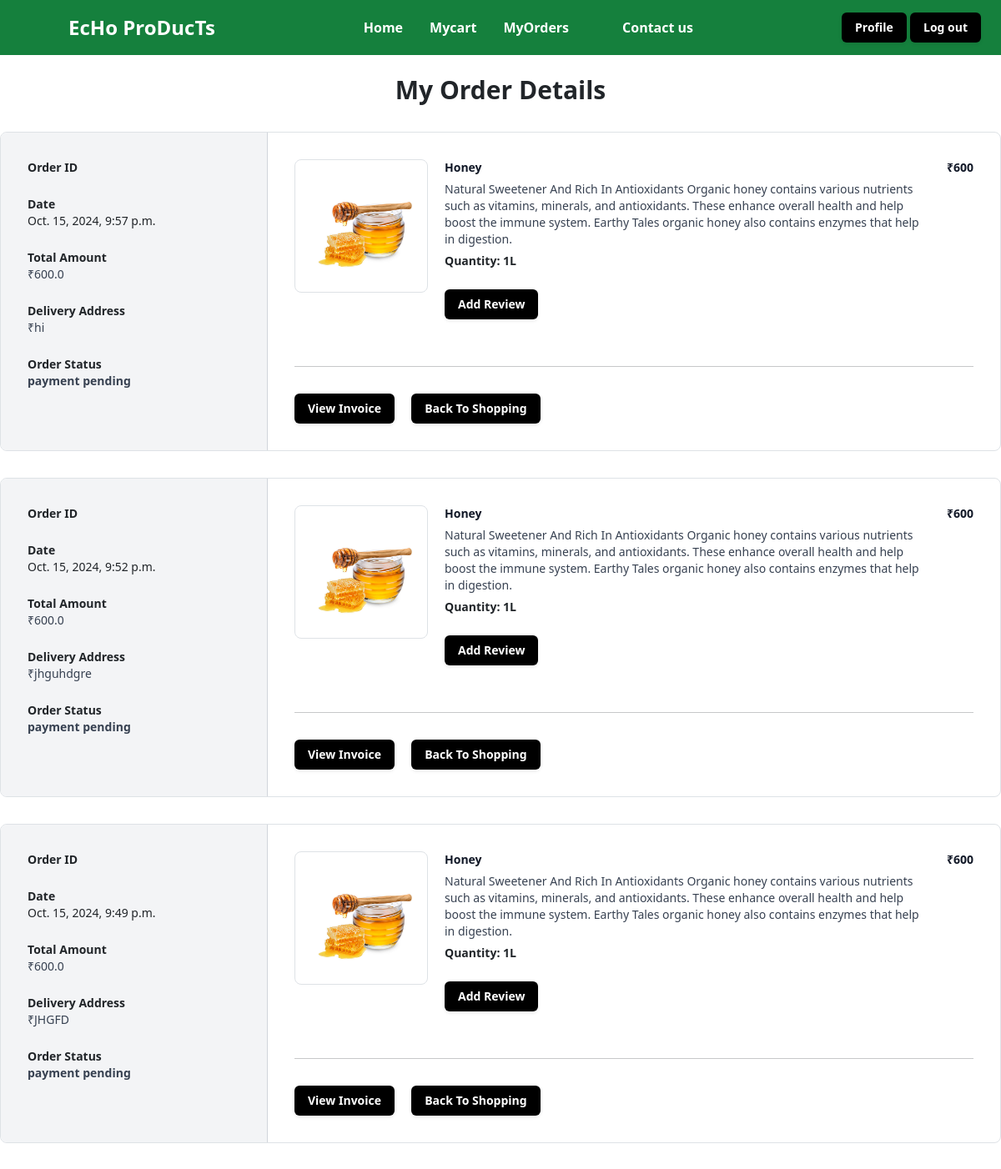
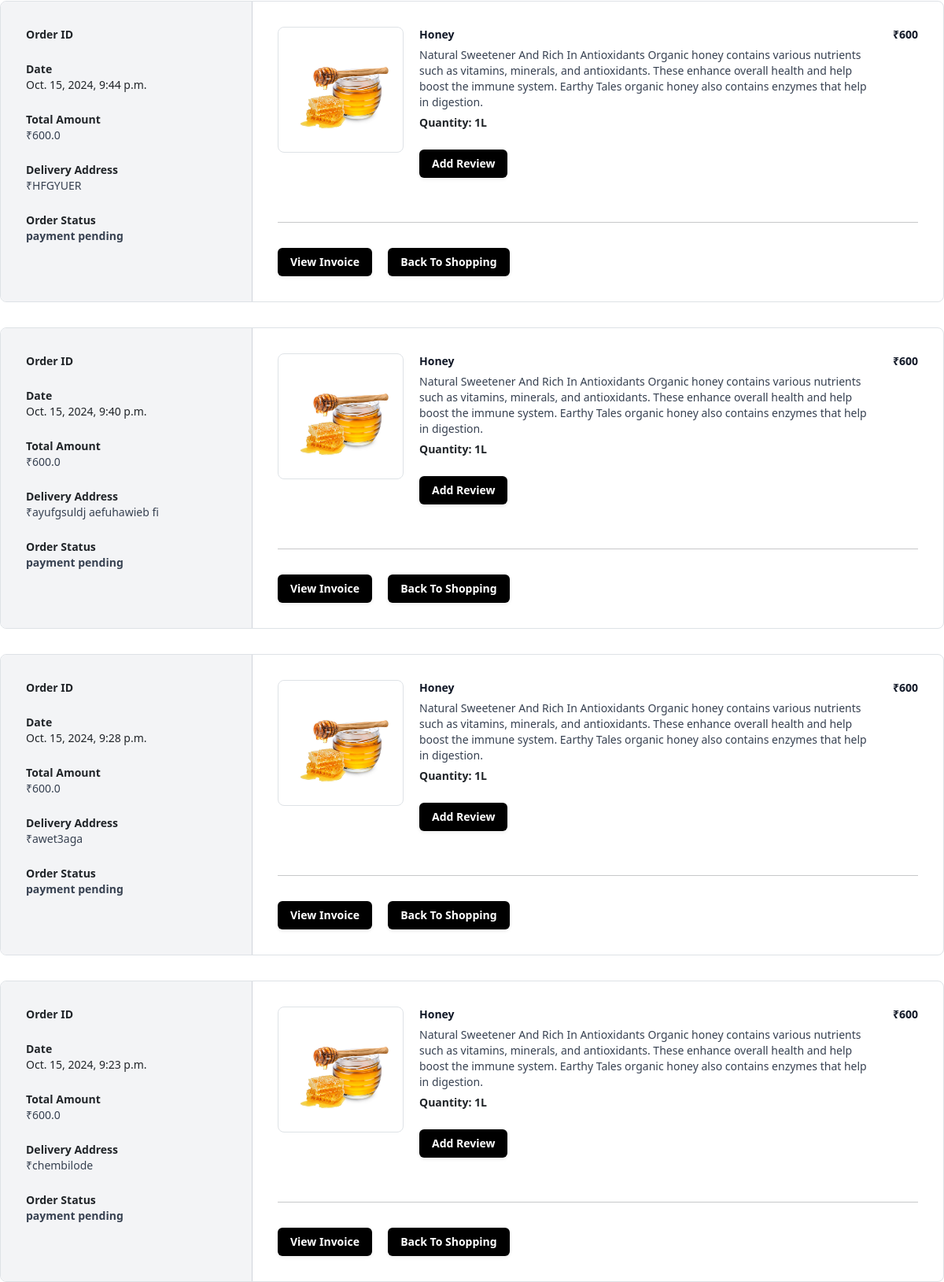
The app's page /order/summary (signed in) with its own data (2 pictures, top to bottom).
### mystore/models.py (models this page shows, shortened)
class OrderSummary(models.Model):
    user_object=models.ForeignKey(User,on_delete=models.CASCADE,related_name='orders')
    productvarient_object=models.ManyToManyField(ProductVarient)
    name=models.CharField(max_length=200)
    phone=models.CharField(max_length=50)
    email=models.EmailField(max_length=50)
    pin=models.CharField(max_length=50)
    delivery_address=models.TextField()
    order_id=models.CharField(max_length=200)
    payment_option=(
        ("online_payment","online_payment"),
        ("cash_on_delivery","cash_on_delivery")
    )
    payment_methode=models.CharField(max_length=200,choices=payment_option,default="online_payment")
    is_paid=models.BooleanField(default=False)
    total=models.FloatField(null=True)
    created_date=models.DateTimeField(auto_now_add=True)
    updated_date=models.DateTimeField(auto_now=True)
    is_active=models.BooleanField(default=True)

class ProductVarient(models.Model):
    product_object=models.ForeignKey(Product,on_delete=models.CASCADE,related_name="productvarients")
    product_quantity=models.CharField(max_length=200)
    price=models.PositiveIntegerField()
    created_date=models.DateTimeField(auto_now_add=True)
    updated_date=models.DateTimeField(auto_now=True)
    is_active=models.BooleanField(default=True)

class Product(models.Model):
    product_name=models.CharField(max_length=200)
    description=models.TextField(max_length=300)
    brand_object=models.ForeignKey(Brand,on_delete=models.CASCADE)
    owner=models.ForeignKey(User,on_delete=models.CASCADE,related_name="products")
    product_pic=models.ImageField(upload_to="products",null=True)
    created_date=models.DateTimeField(auto_now_add=True)
    updated_date=models.DateTimeField(auto_now=True)
    is_active=models.BooleanField(default=True)

### mystore/views.py (the view)
# urls.py: path('order/summary',views.MyPurchaseView.as_view(),name="order-summary"),
@method_decorator(signin_requierd,name="dispatch")
class MyPurchaseView(View):
    model=OrderSummary
    context_object_name="orders"
    def get(self,request,*args,**kwargs):
        qs=OrderSummary.objects.filter(user_object=request.user).order_by("-created_date") #here take the products from ordersummary when is_order paid is true
        return render(request,"store/order_summary.html",{"orders":qs})

### mystore/templates/store/order_summary.html (shortened to what this page needs)
{%extends 'store/base.html'%}
{%block main_block%}
{%if orders%}
<center>
  <h2 class="text-3xl font-bold">My Order Details</h2>
</center>
{%for o in orders%}
<div class="mt-8 flex flex-col overflow-hidden rounded-lg border border-gray-300 md:flex-row">
  <div class="w-full border-r border-gray-300 bg-gray-100 md:max-w-xs">
    <div class="p-8">
      <div class="grid grid-cols-2 sm:grid-cols-4 md:grid-cols-1">
        <div class="mb-4">
          <div class="text-sm font-semibold">Order ID</div>
        </div>
        <div class="mb-4">
          <div class="text-sm font-semibold">Date</div>
          <div class="text-sm font-medium text-gray-1000">{{o.created_date}}</div>
        </div>
        <div class="mb-4">
          <div class="text-sm font-semibold">Total Amount</div>
          <div class="text-sm font-medium text-gray-700">₹{{o.total}}</div>
        </div>
        <div class="mb-4">
          <div class="text-sm font-semibold">Delivery Address</div>
          <div class="text-sm font-medium text-gray-700">₹{{o.delivery_address}}</div>
        </div>
        <div class="mb-4">
          <div class="text-sm font-semibold">Order Status</div>
          <div class="text-sm font-medium text-gray-700">
            {%if o.is_paid%}
            <b> paymet complete </b>
            {%else%}
            <b> payment pending </b>
            {%endif%}
          </div>
        </div>
      </div>
    </div>
  </div>
  <div class="flex-1">
    <div class="p-8">
      <ul class="-my-7 divide-y divide-gray-200">
        {%for pv in o.productvarient_object.all%}
        <li class="flex flex-col justify-between space-x-5 py-7 md:flex-row">
          <div class="flex flex-1 items-stretch">
            <div class="flex-shrink-0">
              <img class="h-40 w-40 rounded-lg border border-gray-200 object-contain"
                src="{{pv.product_object.product_pic.url}}" alt="" />
            </div>
            <div class="ml-5 flex flex-col justify-between">
              <div class="flex-1">
                <p class="text-sm font-bold text-gray-900">
                  {{pv.product_object.product_name}}
                </p>
                <p class="mt-1.5 text-sm font-medium text-gray-700">{{pv.product_object.description}}</p>
                <p class="mt-1.5 text-sm font-medium text-3xl font-bold"><b>Quantity: {{pv.product_quantity}}</b></p>
                <br>
                <a type="button"
                  class="rounded-md bg-black px-3 py-2 text-sm font-semibold text-white shadow-sm hover:bg-black/80 focus-visible:outline focus-visible:outline-2 focus-visible:outline-offset-2 focus-visible:outline-black"
                  href="{%url 'review-add' pv.id %}">
                  Add Review
                </a>
              </div>
            </div>
          </div>
          <div class="ml-auto flex flex-col items-end justify-between">
            <p class="text-right text-sm font-bold text-gray-900">₹{{pv.price}}</p>
          </div>
        </li>
        {%endfor%}
      </ul>
      <hr class="my-8 border-t border-t-gray-200" />
      <div class="space-x-4">
        <a href="" type="button"
          class="rounded-md bg-black px-3 py-2 text-sm font-semibold text-white shadow-sm hover:bg-black/80 focus-visible:outline focus-visible:outline-2 focus-visible:outline-offset-2 focus-visible:outline-black">
          View Invoice
        </a>
        <a href="{%url 'product-list'%}" type="button"
          class="rounded-md bg-black px-3 py-2 text-sm font-semibold text-white shadow-sm hover:bg-black/80 focus-visible:outline focus-visible:outline-2 focus-visible:outline-offset-2 focus-visible:outline-black">
          Back To Shopping
        </a>
      </div>
    </div>
  </div>
</div>
{%endfor%}
{%endif%}
{%endblock%}

### records on screen
OrderSummary: created_date "Oct. 15, 2024, 9:57 p.m.", total "600.0", delivery_address "hi", is_paid "payment pending"
ProductVarient: product_object.product_pic (picture), product_object.product_name "Honey", product_object.description "Natural Sweetener And Rich In Antioxidants Organic honey contains various nutrients such as vitamins, minerals, and antioxidants. These enhance overall health and help boost the immune system. Earthy Tales organic honey also contains enzymes that help in digestion.", product_quantity "1L", price "600"
OrderSummary: created_date "Oct. 15, 2024, 9:52 p.m.", total "600.0", delivery_address "jhguhdgre", is_paid "payment pending"
OrderSummary: created_date "Oct. 15, 2024, 9:49 p.m.", total "600.0", delivery_address "JHGFD", is_paid "payment pending"
OrderSummary: created_date "Oct. 15, 2024, 9:44 p.m.", total "600.0", delivery_address "HFGYUER", is_paid "payment pending"
OrderSummary: created_date "Oct. 15, 2024, 9:40 p.m.", total "600.0", delivery_address "ayufgsuldj aefuhawieb fi", is_paid "payment pending"
OrderSummary: created_date "Oct. 15, 2024, 9:28 p.m.", total "600.0", delivery_address "awet3aga", is_paid "payment pending"
OrderSummary: created_date "Oct. 15, 2024, 9:23 p.m.", total "600.0", delivery_address "chembilode", is_paid "payment pending"
